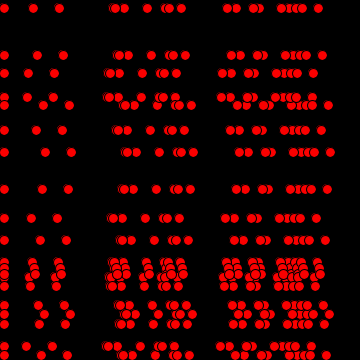
Frame 1 (no input)
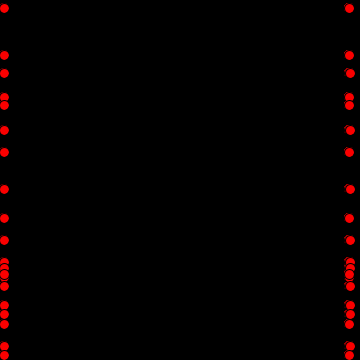
Frame 60 (the mouse pressed at the canvas centre just before this capture)
Frame 120 (the mouse held since frame 60 and released just before this capture): identical to frame 60, image omitted

The Processing sketch that drew these frames (run headless with seeded random() and noise(); from frame 60 on, the mouse is pressed at the canvas centre):

// Processing sketch: Magic_Worms
// ── Magic_Worms.pde
int[] lx = new int[20];
int[] ly = new int[20];
void setup(){
  size(360,360);
  background(0,0,0);
  for(int i = 0; i<20;i+=1){
  for(int j = 0; j<20;j+=1){
  lx[i] = (int)random(360);
  ly[j] = (int)random(360);
  }
  }
}
void draw(){
  background(0,0,0);
  for (int x = 0; x<20;x+=1){ 
    for (int y = 0; y<20;y+=1){ 
    fill(250,0,0);
    ellipse(lx[x],ly[y],10,10);
    if (lx[x]>10){ 
    
    if (lx[x] < 350){
      lx[x]+=1;
    }
    else{
    lx[x] -= 1;
    }
    }
    
}
}
}
